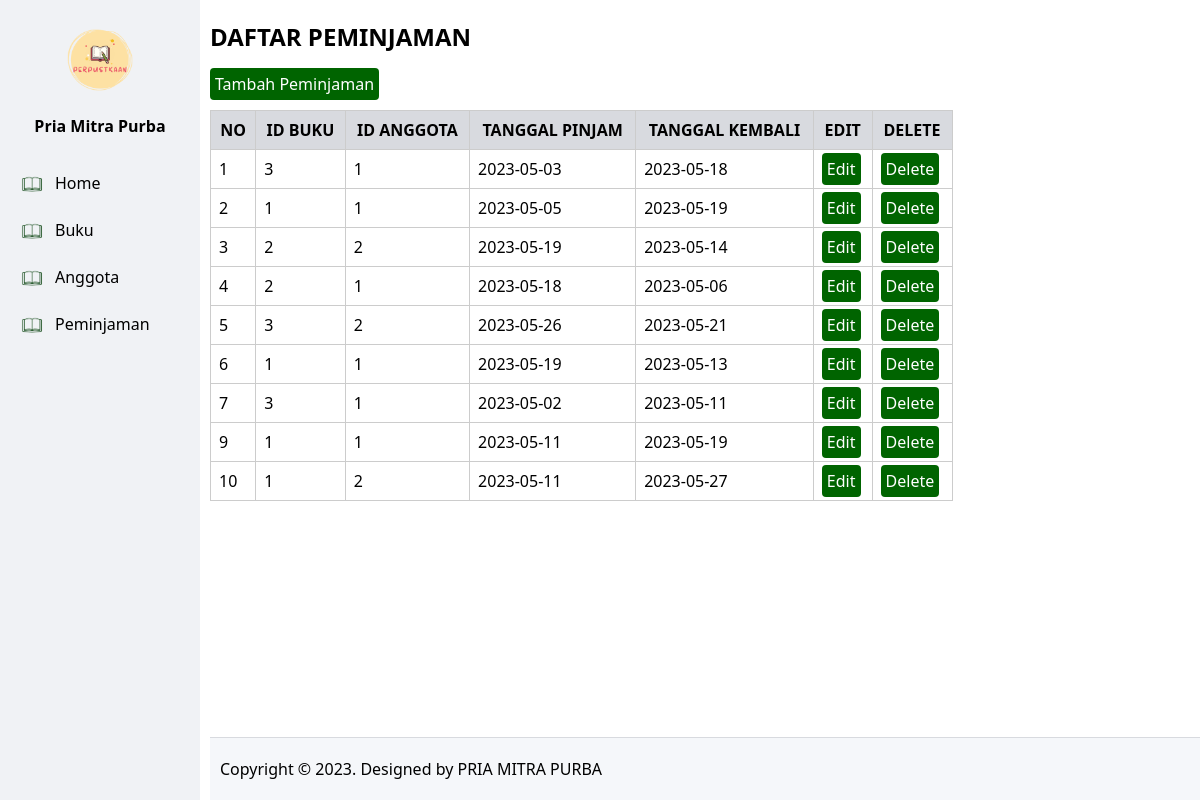
The page /index.php?hal=peminjaman_tampil on the database its author committed.
### tables this page shows
CREATE TABLE `peminjaman` (
  `ID_Peminjaman` int(11) NOT NULL,
  `ID_Buku` int(11) DEFAULT NULL,
  `ID_Anggota` int(11) DEFAULT NULL,
  `Tanggal_pinjam` date DEFAULT NULL,
  `Tanggal_kembali` date DEFAULT NULL
);

### inc/Koneksi.php (called while the page is built, shortened)
<?php
class Koneksi {
    public function __construct() {
        $this->db = new \PDO("mysql:host=localhost;dbname=dbperpus", "root", "");
    }
}
?>

### app/peminjaman.php (called while the page is built, shortened)
<?php
class Peminjaman extends Koneksi {
    public function tampil()
    {
        $sql = "SELECT * FROM peminjaman";
        $stmt = $this->db->prepare($sql);
        $stmt->execute();
        $data = [];
        while ($rows = $stmt->fetch()) {
            $data[] = $rows;
        }
        return $data;
    }
}

### peminjaman_tampil.php (the view)
<?php
require_once "inc/Koneksi.php";
require_once "app/peminjaman.php";
$peminjaman = new App\peminjaman();
$rows = $peminjaman->tampil();
?>
<h2>DAFTAR PEMINJAMAN</h2>
<a href="index.php?hal=peminjaman_input" class="btn">Tambah Peminjaman</a>
<table>
    <tr>
        <th>NO</th>
        <th>ID BUKU</th>
        <th>ID ANGGOTA</th>
        <th>TANGGAL PINJAM</th>
        <th>TANGGAL KEMBALI</th>
        <th>EDIT</th>
        <th>DELETE</th>
    </tr>
    <?php foreach ($rows as $row) { ?>
    <tr>
        <td><?php echo $row['ID_Peminjaman']; ?></td>
        <td><?php echo $row['ID_Buku']; ?></td>
        <td><?php echo $row['ID_Anggota']; ?></td>
        <td><?php echo $row['Tanggal_pinjam']; ?></td>
        <td><?php echo $row['Tanggal_kembali']; ?></td>
        <td><a href="index.php?hal=peminjaman_edit&id=<?php echo $row['ID_Peminjaman']; ?>" class="btn">Edit</a></td>
        <td><a href="index.php?hal=peminjaman_delete&id=<?php echo $row['ID_Peminjaman']; ?>" class="btn">Delete</a></td>
    </tr>
    <?php } ?>
</table>

### index.php (shortened to what this page needs)
<!DOCTYPE html>
<html lang="en">
<head>
      <link rel="stylesheet" href="layouts/assets/css/style.css">
</head>
<body>
      <aside>
            <header>
                  <img src="layouts/assets/img/perpustakaan.png" class="brand">
                  <div class="user">Pria Mitra Purba</div>
            </header>
            <nav>
                  <ul>
                        <li>
                              <a href="index.php">
                                    <img class="icon" src="layouts/assets/img/menu 2.png" alt=""> Home
                              </a>
                        </li>
                        <li>
                              <a href="index.php?hal=buku_tampil">
                                    <img class="icon" src="layouts/assets/img/menu 2.png" alt=""> Buku
                              </a>
                        </li>
                        <li>
                              <a href="index.php?hal=anggota_tampil">
                                    <img class="icon" src="layouts/assets/img/menu 2.png" alt=""> Anggota
                              </a>
                        </li>
                 <li>
                              <a href="index.php?hal=peminjaman_tampil">
                                    <img class="icon" src="layouts/assets/img/menu 2.png" alt=""> Peminjaman
                              </a>
                        </li>
                  </ul>
            </nav>
      </aside>
      <main>
            <article>
                  <?php
                  require_once "inc/Koneksi.php";
                  if (isset($_GET['hal'])) {
                        require $_GET['hal'] . ".php";
                  } else {
                        require "main.php";
                  }
                  ?>
            </article>
            <footer>
                  Copyright &copy; 2023. Designed by PRIA MITRA PURBA
            </footer>
      </main>
</body>
</html>

### layouts/assets/css/style.css (style rules this page uses)
body { font-family: 'Segoe UI', Tahoma, Geneva, Verdana, sans-serif; margin: 0; }
a { text-decoration: none; }
aside { height: 100%; width: 200px; position: fixed; top: 0; left: 0; background-color: #F0F2F5; }
header { text-align: center; padding: 20px 0; }
.brand { width: 80px; }
.user { font-weight: bold; padding-top: 10px; }
main { margin-left: 210px; }
nav ul { list-style-type: none; margin: 0; padding: 0; }
nav a { padding: 10px 20px; margin: 5px 0 5px 0; display: block; color: #000000; }
nav .icon { width: 25px; float: left; padding-right: 10px; }
table { margin: 15px 0; border: 1px solid #cccccc; border-collapse: collapse; width: 75%; }
table th { border: 1px solid #cccccc; padding: 8px; background-color: #d8dadf; }
table td { border: 1px solid #cccccc; padding: 8px; }
.btn { background-color: #006400; border-radius: 4px; color: #ffffff; padding: 5px; }
footer { position: fixed; bottom: 0px; padding: 20px 0 20px 10px; background-color: #f5f7fa; width: 100%; border-top: 1px solid #d8dadf; }

### rows shown on the page
peminjaman: ID_Peminjaman "1", ID_Buku "3", ID_Anggota "1", Tanggal_pinjam "2023-05-03", Tanggal_kembali "2023-05-18"
peminjaman: ID_Peminjaman "2", ID_Buku "1", ID_Anggota "1", Tanggal_pinjam "2023-05-05", Tanggal_kembali "2023-05-19"
peminjaman: ID_Peminjaman "3", ID_Buku "2", ID_Anggota "2", Tanggal_pinjam "2023-05-19", Tanggal_kembali "2023-05-14"
peminjaman: ID_Peminjaman "4", ID_Buku "2", ID_Anggota "1", Tanggal_pinjam "2023-05-18", Tanggal_kembali "2023-05-06"
peminjaman: ID_Peminjaman "5", ID_Buku "3", ID_Anggota "2", Tanggal_pinjam "2023-05-26", Tanggal_kembali "2023-05-21"
peminjaman: ID_Peminjaman "6", ID_Buku "1", ID_Anggota "1", Tanggal_pinjam "2023-05-19", Tanggal_kembali "2023-05-13"
peminjaman: ID_Peminjaman "7", ID_Buku "3", ID_Anggota "1", Tanggal_pinjam "2023-05-02", Tanggal_kembali "2023-05-11"
peminjaman: ID_Peminjaman "9", ID_Buku "1", ID_Anggota "1", Tanggal_pinjam "2023-05-11", Tanggal_kembali "2023-05-19"
peminjaman: ID_Peminjaman "10", ID_Buku "1", ID_Anggota "2", Tanggal_pinjam "2023-05-11", Tanggal_kembali "2023-05-27"
